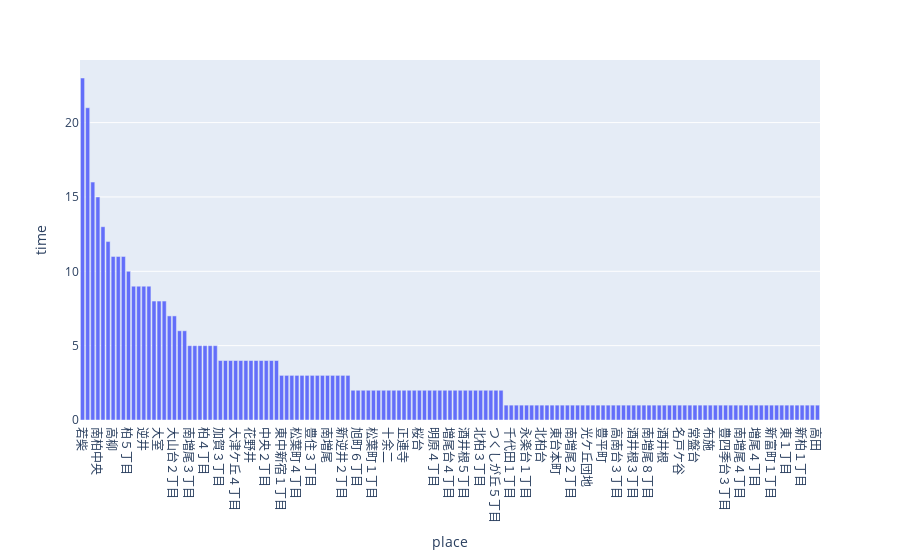

The cell this chart's notebook holds for it:
### Code cell
fig = px.bar(place,x='place',y='time')
fig.show()

### Figure 1 — Plotly figure (JSON) as saved in the notebook; plotly's stock layout.template omitted (floating-point values rounded to 4 significant figures; data arrays with more than 128 entries replaced by an {"elided": "..."} marker saying what was removed)
{"data": [{"alignmentgroup": "True", "hovertemplate": "place=%{x}<br>time=%{y}<extra></extra>", "legendgroup": "", "marker": {"color": "#636efa", "pattern": {"shape": ""}}, "name": "", "offsetgroup": "", "orientation": "v", "showlegend": false, "textposition": "auto", "type": "bar", "x": {"elided": "145 str values"}, "xaxis": "x", "y": {"elided": "145 int values"}, "yaxis": "y"}], "layout": {"barmode": "relative", "legend": {"tracegroupgap": 0}, "margin": {"t": 60}, "xaxis": {"anchor": "y", "domain": [0, 1], "title": {"text": "place"}}, "yaxis": {"anchor": "x", "domain": [0, 1], "title": {"text": "time"}}}}
